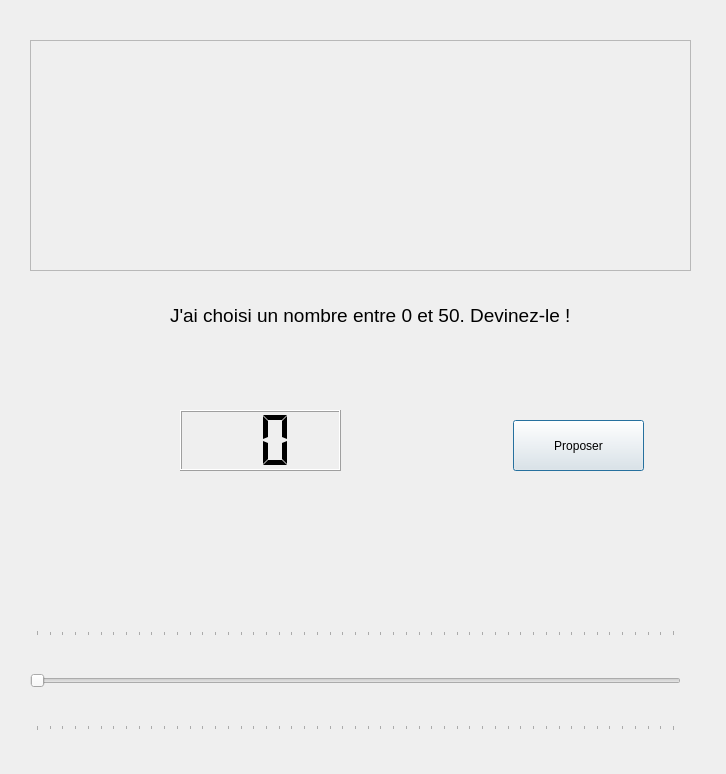
<?xml version="1.0" encoding="UTF-8"?>
<ui version="4.0">
 <class>classeIHM</class>
 <widget class="QDialog" name="classeIHM">
  <property name="geometry">
   <rect>
    <x>0</x>
    <y>0</y>
    <width>726</width>
    <height>774</height>
   </rect>
  </property>
  <property name="windowTitle">
   <string>classeIHM</string>
  </property>
  <widget class="QTextEdit" name="verdict">
   <property name="enabled">
    <bool>false</bool>
   </property>
   <property name="geometry">
    <rect>
     <x>30</x>
     <y>40</y>
     <width>661</width>
     <height>231</height>
    </rect>
   </property>
   <property name="html">
    <string>&lt;!DOCTYPE HTML PUBLIC &quot;-//W3C//DTD HTML 4.0//EN&quot; &quot;http://www.w3.org/TR/REC-html40/strict.dtd&quot;&gt;
&lt;html&gt;&lt;head&gt;&lt;meta name=&quot;qrichtext&quot; content=&quot;1&quot; /&gt;&lt;style type=&quot;text/css&quot;&gt;
p, li { white-space: pre-wrap; }
&lt;/style&gt;&lt;/head&gt;&lt;body style=&quot; font-family:'Ubuntu'; font-size:9pt; font-weight:400; font-style:normal;&quot;&gt;
&lt;p style=&quot;-qt-paragraph-type:empty; margin-top:0px; margin-bottom:0px; margin-left:0px; margin-right:0px; -qt-block-indent:0; text-indent:0px;&quot;&gt;&lt;br /&gt;&lt;/p&gt;&lt;/body&gt;&lt;/html&gt;</string>
   </property>
  </widget>
  <widget class="QLabel" name="label">
   <property name="geometry">
    <rect>
     <x>170</x>
     <y>290</y>
     <width>461</width>
     <height>51</height>
    </rect>
   </property>
   <property name="font">
    <font>
     <pointsize>14</pointsize>
    </font>
   </property>
   <property name="text">
    <string>J'ai choisi un nombre entre 0 et 50. Devinez-le !</string>
   </property>
  </widget>
  <widget class="QLCDNumber" name="lcdNumber">
   <property name="geometry">
    <rect>
     <x>180</x>
     <y>410</y>
     <width>161</width>
     <height>61</height>
    </rect>
   </property>
   <property name="numDigits">
    <number>2</number>
   </property>
   <property name="segmentStyle">
    <enum>QLCDNumber::Flat</enum>
   </property>
  </widget>
  <widget class="QPushButton" name="pushButton">
   <property name="geometry">
    <rect>
     <x>513</x>
     <y>420</y>
     <width>131</width>
     <height>51</height>
    </rect>
   </property>
   <property name="text">
    <string>Proposer</string>
   </property>
  </widget>
  <widget class="QSlider" name="proposition">
   <property name="geometry">
    <rect>
     <x>30</x>
     <y>630</y>
     <width>651</width>
     <height>101</height>
    </rect>
   </property>
   <property name="maximum">
    <number>50</number>
   </property>
   <property name="orientation">
    <enum>Qt::Horizontal</enum>
   </property>
   <property name="tickPosition">
    <enum>QSlider::TicksBothSides</enum>
   </property>
   <property name="tickInterval">
    <number>1</number>
   </property>
  </widget>
 </widget>
 <layoutdefault spacing="6" margin="11"/>
 <resources/>
 <connections/>
</ui>
